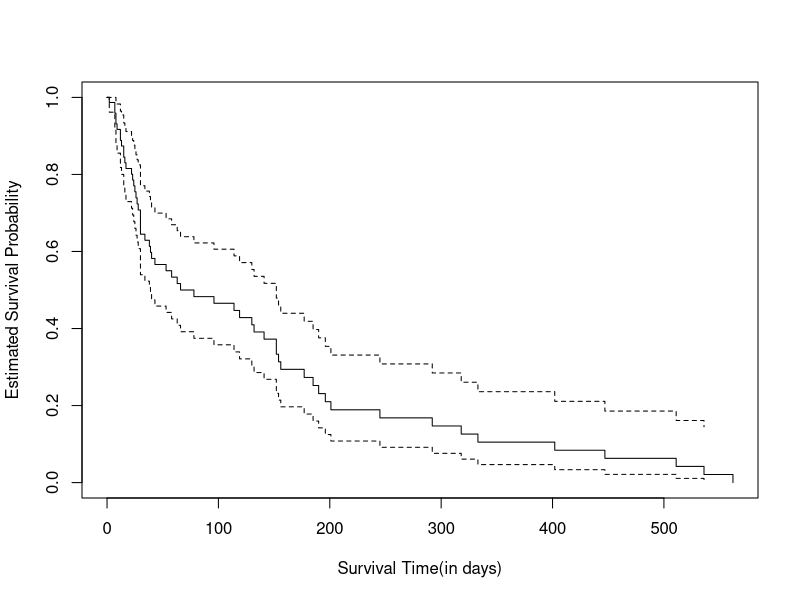
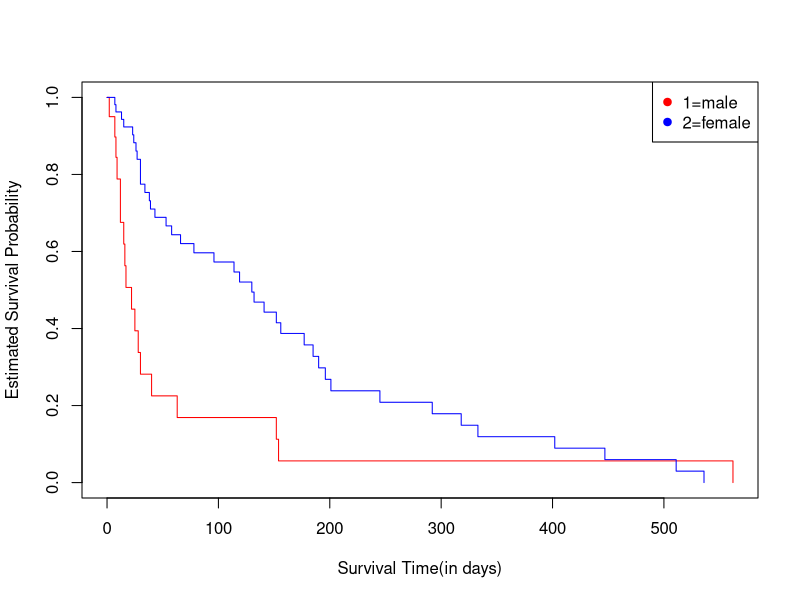
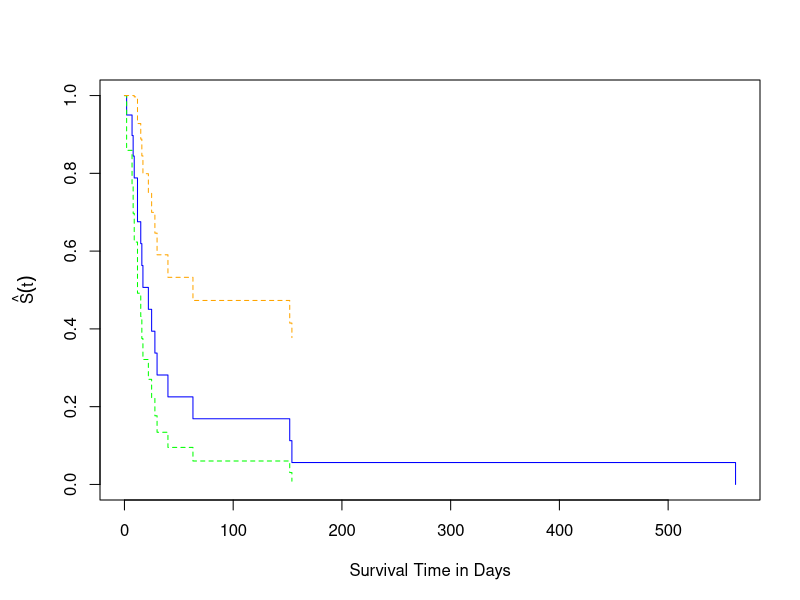
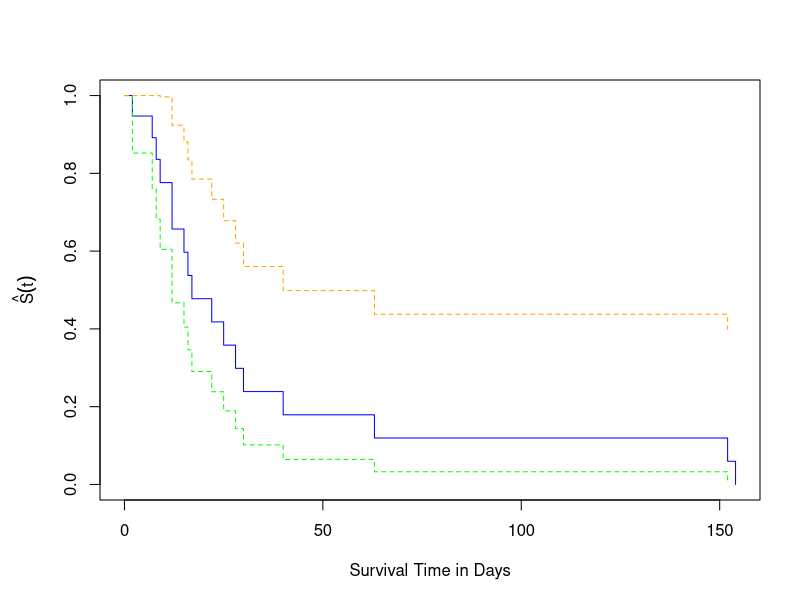
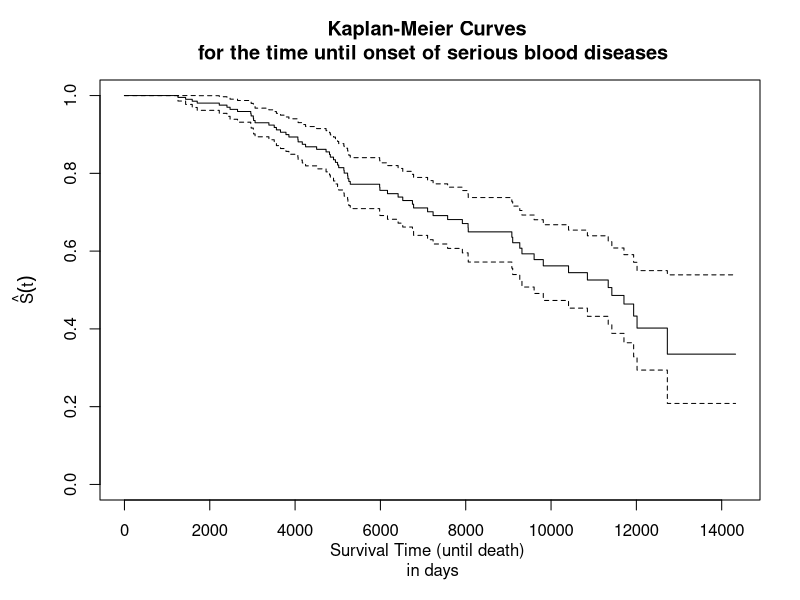
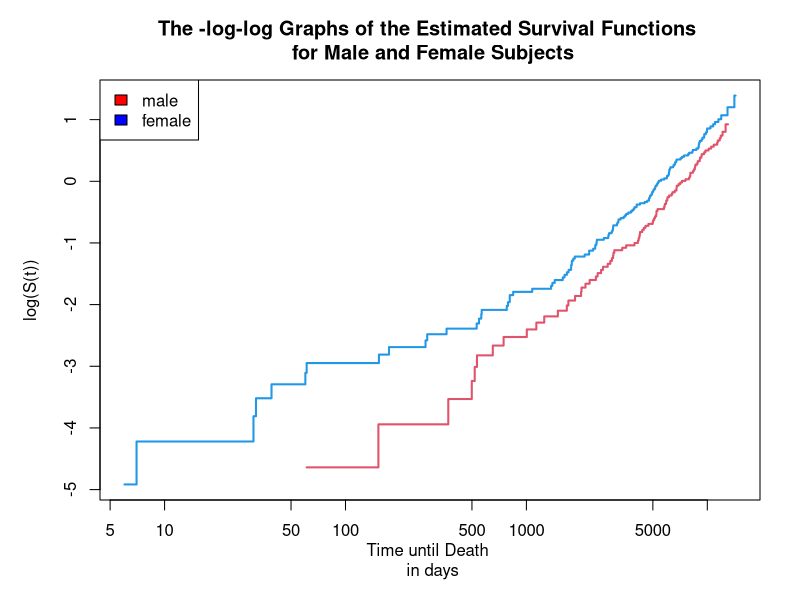
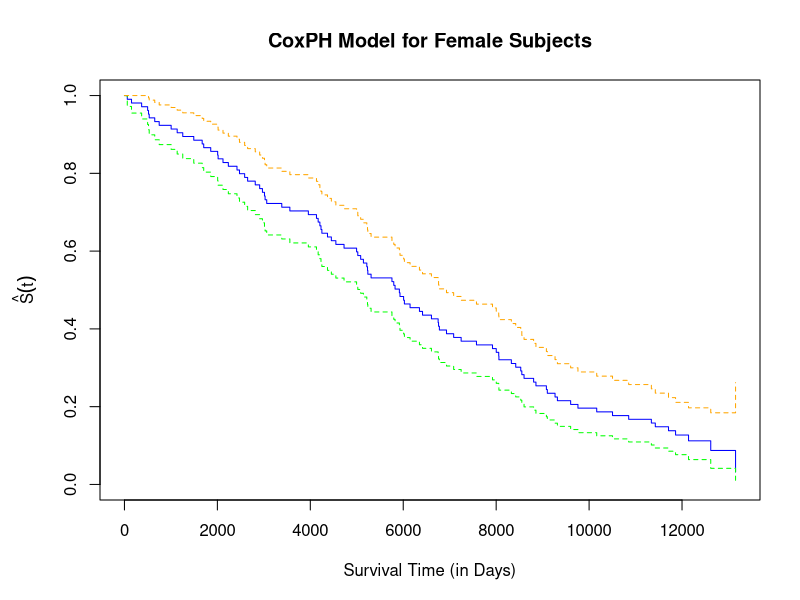
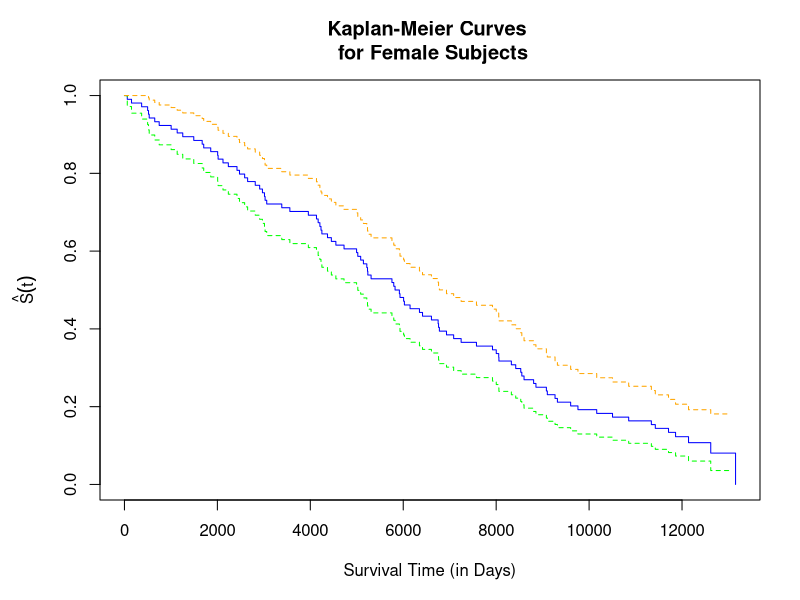

These charts were generated, in order, by the following R code:
## ---- chunk 1
knitr::opts_chunk$set(echo = TRUE)
## ---- chunk 2
library(survival)
data(kidney)
attach(kidney)
## ---- chunk 3
## vector
kid.time <- kidney$time
kid.cns <- kidney$status
kid.surv <- Surv(kid.time, kid.cns)
kid.fit <- survfit(kid.surv ~ 1)
## plot
plot(kid.fit,xlab="Survival Time(in days)",
     ylab="Estimated Survival Probability")
## ---- chunk 4
survdiff(kid.surv ~ sex)
## ---- chunk 5
kid.fits <- survfit(kid.surv ~ sex, data = kidney)
plot(kid.fits,xlab="Survival Time(in days)",
     ylab="Estimated Survival Probability", col=c("red","blue"))
legend("topright",legend=c("1=male","2=female"),
       col=c("red","blue"),pch=rep(19,2))
## ---- chunk 6
cox0 <- coxph(kid.surv ~ sex, data = kidney)
cox0
## ---- chunk 7
#Confidence intervals for each coefficient:
confint(cox0,level=.95)
## ---- chunk 8
#Confidence intervals for the hazard ratios:
exp(confint(cox0,level=.95))
## ---- chunk 9
# first plot the KM estimate for male
par(mar = c(5,5,4,2))
plot(survfit(kid.surv ~ 1,
     subset = (kidney$sex == 1)),col = c("blue","green","orange"),
     xlab = "Survival Time in Days", 
     ylab = expression(hat(S)(t)))
## ---- chunk 10
# Then Remove the ob in row 42
kidney1 <- kidney[-c(42),]
plot(survfit(Surv(kidney1$time,kidney1$status)~1,
     subset = (kidney1$sex==1)), col = c("blue","green","orange"),
     xlab = "Survival Time in Days",
     ylab = expression(hat(S)(t)))
## ---- chunk 11
data(mgus)
attach(mgus)
mgus.time <- mgus$futime
mgus.cns <- mgus$death
mgus.surv <- Surv(mgus.time,mgus.cns)
## ---- chunk 12
#include 'sex'
cox0 <- coxph(mgus.surv~sex, data = mgus)
cox0
## ---- chunk 13
cox2 <- coxph(mgus.surv~age+alb+creat+hgb+mspike
             +sex, data=mgus)
cox2
## ---- chunk 14
cox4 <- coxph(mgus.surv~age+creat, data=mgus)
cox4
## ---- chunk 15
## The following is another solution which I have no idea if it is right or not
## Since the plot the following gives is different from the one in the next 
## chunk. If the solution in the next chunk is not right, Please consider this ## solution. Also, the p-value and parameter in part b and c would also be 
## changed.

## nmgus.a <- mgus
##nmgus.time <- for (i in seq(1:nrow(nmgus.a))){
##  if (is.na(nmgus.a[i,6]==TRUE)){
##    nmgus.a[i,6]<-mgus$futime[i]
##  }
##}
##nmgus.b <- mgus
##nmgus.status <- for (i in seq(1:nrow(nmgus.b))) {
##  if (is.na(nmgus.b[i,6]==TRUE)){ 
##    nmgus.b[i,6] <- 0
##  }else{
##    nmgus.b[i,6] <- 1
##  }
##}
##nmgus.a$pctime
##nmgus.b$pctime
##nmgus.surv = Surv(nmgus.a$pctime,nmgus.b$pctime)
##nmgus.fit <- survfit(nmgus.surv~1)
##plot(nmgus.fit, main = "Kaplan-Meier Curves \n for the time until onset of serious blood diseases",
##     xlab = "Survival Time (until death) \n in days",
##     ylab = expression(hat(S)(t)))

## ---- chunk 16
nmgus=mgus
for  (i in seq(1:nrow(nmgus))){
  if (is.na(nmgus[i,6]) == TRUE){
    nmgus[i,6] <- 0
  }else{
    nmgus[i,6] <- 1
  }
}
nmgus.surv <- Surv(nmgus$futime,nmgus$pctime)
nmgus.fit <- survfit(nmgus.surv~1)
plot(nmgus.fit, main = "Kaplan-Meier Curves \n for the time until onset of serious blood diseases",
     xlab = "Survival Time (until death) \n in days",
     ylab = expression(hat(S)(t)))
## ---- chunk 17
nmgus <- mgus
cox6 <- coxph(nmgus.surv~nmgus$mspike,data=nmgus)
cox6
## ---- chunk 18
#include 'mspike'
cox7 <- coxph(nmgus.surv~age+mspike+sex+alb+creat+hgb, data=nmgus)
#not include 'mspike'
cox8 <- coxph(nmgus.surv~age+sex+alb+creat+hgb, data=nmgus)
## ---- chunk 19
#Compute the Likelihood Ratio
lrt3 <- 2*(cox7$loglik[2]-cox8$loglik[2])
lrt3
## ---- chunk 20
#Approximate p with the Chi-squared distribution
pchisq(lrt3,df=length(coef(cox7))-length(coef(cox8)),lower.tail=FALSE)
## ---- chunk 21
mgus.surv <- Surv(mgus.time,mgus.cns)
plot(survfit(mgus.surv~mgus$sex),lwd=2,col=c(2,4),
fun="cloglog",
main = 'The -log-log Graphs of the Estimated Survival Functions \n for Male and Female Subjects',
xlab="Time until Death \n in days",ylab="log(S(t))")
legend('topleft',c("male","female"),fill = c("red","blue"))
## ---- chunk 22
cox_1 <- coxph(mgus.surv ~ sex, subset = (mgus$sex == "female"), data = mgus)
par(mar = c(5,5,4,2))
plot(survfit(cox_1),
     main = "CoxPH Model for Female Subjects",
     xlab = "Survival Time (in Days)",
     ylab = expression(hat(S)(t)),
     col = c("blue","green","orange"))
## ---- chunk 23
plot(survfit(mgus.surv~1, subset = (mgus$sex == "female")),
     main = "Kaplan-Meier Curves \n for Female Subjects",
     xlab = "Survival Time (in Days)",
     ylab = expression(hat(S)(t)),
     col = c("blue","green","orange"))
## ---- chunk 24
z = coxph(mgus.surv ~ sex, data = mgus)
cox.zph(z)
